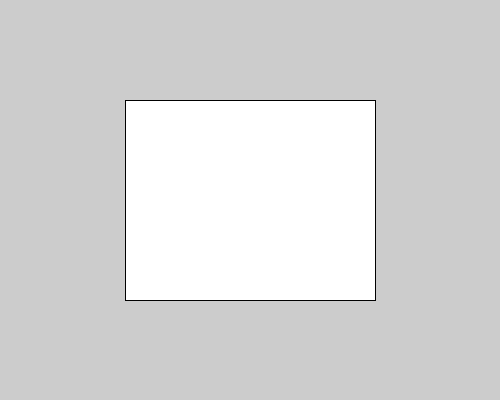
Frame 1 (no input)
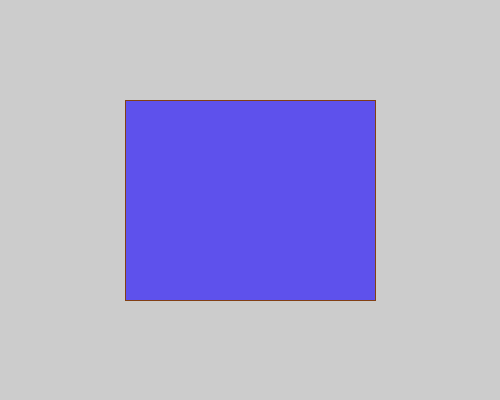
Frame 60 (the mouse pressed at the canvas centre just before this capture)
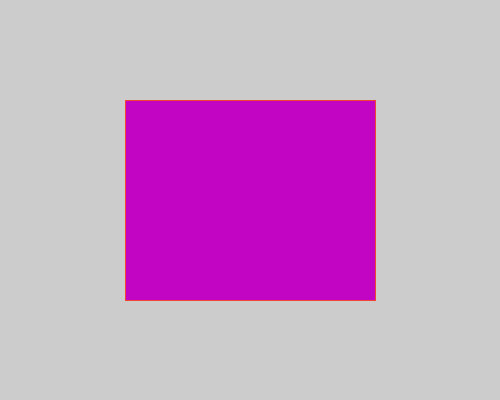
Frame 120 (the mouse held since frame 60 and released just before this capture)

The Processing sketch that drew these frames (run headless with seeded random() and noise(); from frame 60 on, the mouse is pressed at the canvas centre):

// Processing sketch: cuadrado_rgb
// ── cuadrado_rgb.pde
void setup(){
  size(500, 400);
}

void draw(){
 proce();
 }
 
void proce(){
 int w = width, h = height;
  rect(w/4 , h/4, w/2, h/2);
  fill(random(255),random(255), random(255));
  stroke (random(255),random(255), random(255));
 }
